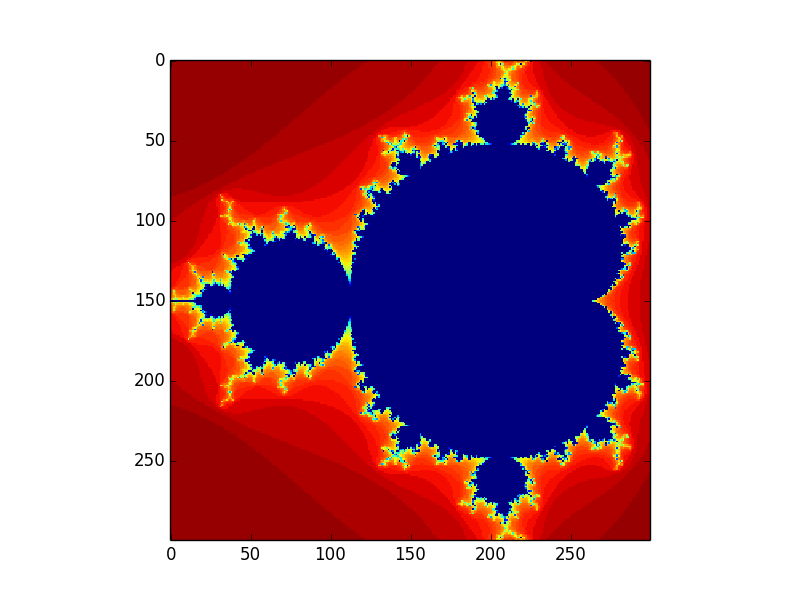

Source code (Python):
### "TrivialMandel"

def trivial_mandel(position,limit=50):
    value=position
    while abs(value)<2:
        limit-=1
        value=value**2+position
        if limit<0:
            return 0
    return limit

### "ResolutionDefine"

xmin=-1.5
ymin=-1.0
xmax=0.5
ymax=1.0
resolution=300
xstep=(xmax-xmin)/resolution
ystep=(ymax-ymin)/resolution
xs=[(xmin+(xmax-xmin)*i/resolution) for i in range(resolution)]
ys=[(ymin+(ymax-ymin)*i/resolution) for i in range(resolution)]

### "Imports"

import matplotlib.pyplot as plt
import numpy as np
from nose.tools import assert_raises
import time
### "GenerateTrivial"

trivial_data=[[
    trivial_mandel(complex(x,y))
    for x in xs] 
    for y in ys]

### "PlotTrivial"

plt.imshow(trivial_data,interpolation='none')

### "SaveTrivial"

plt.savefig('mandel.png')
plt.figure()

### "NumpyMandel"

def numpy_mandel(position,limit=50):
    value=position
    diverged_at_count=np.zeros(position.shape)
    while limit>0:
        limit-=1
        value=value**2+position
        diverging=value*np.conj(value)>4
        first_diverged_this_time=np.logical_and(diverging,
                diverged_at_count==0)
        diverged_at_count[first_diverged_this_time]=limit
        value[diverging]=2
    return diverged_at_count

### "NumpyGrid"

ymatrix,xmatrix=np.mgrid[ymin:ymax:ystep,xmin:xmax:xstep]
values=xmatrix+1j*ymatrix

### "GenerateNumpy"

numpy_data=numpy_mandel(values)

### "PlotNumpy"

plt.imshow(numpy_data,interpolation='none')

### "NumpyResidual"

sum(sum(abs(numpy_data-trivial_data)))

### "AppendMandel"

append_data=[]
for y in ys:
    row=[]
    for x in xs:
        row.append(trivial_mandel(complex(x,y)))
    append_data.append(row)

### "PreAllocMandel"

pre_alloc_data=[[0 for i in range(resolution)] 
        for j in range(resolution)]
for j,y in enumerate(ys):
    for i,x in enumerate(xs):
        pre_alloc_data[j][i]=trivial_mandel(complex(x,y))

### "FuncMandel"

func_data=[]
for y in ys:
    bind_mandel=lambda x: trivial_mandel(complex(x,y))
    func_data.append(map(bind_mandel,xs))

### "Zeros"

np.zeros([3,4,2])
### "NDArray"
np.ndarray([2,2,2],dtype='int')
### "FromList"
x=np.array(xrange(5))
print x
### "SingleType"
np.array([1,1.0,'one'])
### "Elementwise"
x*2
### "ElementwiseMultiply"
x*x
### "VectorizedFunction"
np.sqrt(x)
### "Linspace"
np.linspace(0,10,21)
### "Arange"
np.arange(0,10,0.5)
### "Mgrid"
ymatrix,xmatrix=np.mgrid[ymin:ymax:ystep,xmin:xmax:xstep]
print xmatrix
print ymatrix
### "ComplexCoordinate"
values=xmatrix+1j*ymatrix
print values
### "ArraywiseAlgorithms"
z0=values
z1=z0*z0+values
z2=z1*z1+values
z3=z2*z2+values
print z3
### "ArraywiseBranching"
with assert_raises(ValueError):
    trivial_mandel(values)
### "VectorizeMetafunction"
vectorized_mandel=np.vectorize(trivial_mandel)
### "GenerateVectorized"
vectorized_data=vectorized_mandel(values)
### "Exploding"
def exploding_mandel(position,limit=50):
    value=position
    while limit>0:
        limit-=1
        value=value**2+position
        diverging=abs(value)>2
    return abs(value)<2
### "GenerateExploding"
exploding_data=exploding_mandel(values)
### "Flat"
def flat_mandel(position,limit=50):
    value=position
    while limit>0:
        limit-=1
        value=value**2+position
        diverging=abs(value)>2
        # Avoid overflow
        value[diverging]=2
    return abs(value)<2
### "GenerateFlat"
flat_data=flat_mandel(values)
### "LogicalArray"
diverging=abs(z3)>2
print diverging[30]
### "ArraywiseCompare"
x=np.arange(10)
y=np.ones([10])*5
z=x>y
print z
### "LogicalIndexing"
x[z]
### "ArraywiseBooleanOperators"
x[np.logical_not(z)]
### "LogicalAssignment"
x[z]=5
print x
### "Broadcasting"
print x>5
### "BroadcastOuterProduct"
row=np.array([[1,2,3]])
column=np.array([[0],[2],[4]])
print row.shape
print column.shape
print row*column
### "Residual"
sum(sum(abs(vectorized_data-numpy_data)))
### "ResidualList"
with assert_raises(TypeError):
    trivial_data-append_data

sum(sum(abs(np.array(trivial_data)-np.array(append_data))**2))
### "NumpyTesting"
x = [1e-5, 1e-3, 1e-1]
y = np.arccos(np.cos(x))
np.testing.assert_allclose(x, y, rtol=1e-5, atol=0)
### "VectorisedResidual"
np.testing.assert_allclose(vectorized_data, numpy_data)
### "Mask"
def mask_mandel(position,limit=50):
    value=np.zeros(position.shape)+position
    calculating=np.ones(position.shape,dtype='bool')
    diverged_at_count=np.zeros(position.shape)
    while limit>0:
        limit-=1
        value[calculating]=value[calculating
                ]**2+position[calculating]
        diverging_now=np.zeros(position.shape,dtype='bool')
        diverging_now[calculating]=value[calculating
                ]*np.conj(value[calculating])>4
        calculating=np.logical_and(calculating,
                np.logical_not(diverging_now))
        diverged_at_count[diverging_now]=limit
    return diverged_at_count
### "GenerateMask"
mask_data=mask_mandel(values)
### "Reshape"
x=np.arange(64)
y=x.reshape([8,8])
print y
### "ArrayIndexing"
y[[0,2]]
### "ArrayIndexing2"
y[[0,2],[1,2]]
### "ColonIndexing"
y[:,[0,2]]
### "Reshape2"
z=x.reshape([4,4,4])
print z
### "MixedIndexing"
z[:,[1,3],0:3]
### "Newaxis"
z[:,np.newaxis,[1,3],0].shape
### "View"
a=z[:,1:3,2]
a[0,0]=-100
print z
### "Ellipsis"
z[...,1]
### "Filter"
def filter_mandel(position,limit=50):
    positions=np.zeros(position.shape)+position
    value=np.zeros(position.shape)+position
    indices=np.mgrid[0:values.shape[0],0:values.shape[1]]
    diverged_at_count=np.zeros(position.shape)
    while limit>0:
        limit-=1
        value=value**2+positions
        diverging_now=value*np.conj(value)>4
        diverging_now_indices=indices[:,diverging_now]
        carry_on=np.logical_not(diverging_now)
        value=value[carry_on]
        indices=indices[:,carry_on]
        positions=positions[carry_on]
        diverged_at_count[diverging_now_indices[0,:],
                diverging_now_indices[1,:]]=limit
    return diverged_at_count
### "GenerateFilter"
filter_data=filter_mandel(values)
